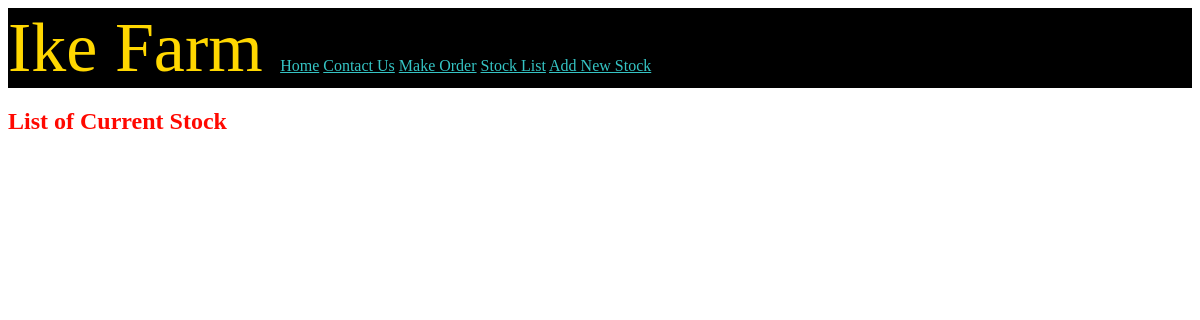
The page /stock_list/ on the database as committed earlier.
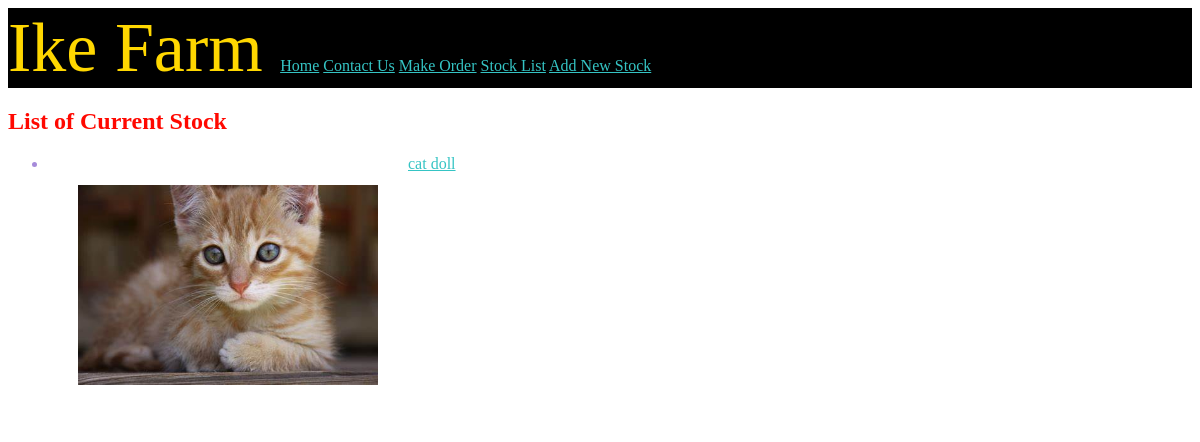
The same page on the database as committed later.
### livestock/models.py (models this page shows)
class stock(models.Model):
    label = models.fields.CharField(max_length=50)
    unit_price = models.fields.CharField(max_length=10)
    quantity = models.fields.IntegerField()
    image = models.ImageField(upload_to='media/', blank=True, null=True)
    sold_out = models.fields.BooleanField()

### livestock/views.py (the view)
# urls.py: path('stock_list/', views.stock_list, name='stock-list'),
def stock_list(request):
    stocks = stock.objects.all()
    return render(request, 'livestock/stock_list.html', {'stocks':stocks})

### livestock/templates/livestock/stock_list.html
{% extends 'livestock/hello.html' %}
{% block content %}
<h2>List of Current Stock</h2>
<ul>
    {% for stock in stocks %}
    <li class='stock_list'>{% if stock.image %}
            <img src="{{ stock.image.url}}" width=300>
        {% endif %}
        <a href="{% url 'stock-detail' stock.id %}">{{stock.label}}</a>
    </li>
    {% endfor %}
</ul>
{% endblock %}

### livestock/templates/livestock/hello.html (shortened to what this page needs)
{% load static %}
<html>
    <head>
            <nav class='nav_bar'>
            <span href="" class='head'>
                Ike Farm
            </span>
            <span class='headlink'>
            <a href="{% url 'home' %}">Home</a>
            <a href="{% url 'contact-page' %}">Contact Us</a>
            <a href="{% url 'order-form' %}">Make Order</a>
            <a href="{% url 'stock-list' %}">Stock List</a>
            <a href="{% url 'add-stock' %}">Add New Stock</a>
            </span>
        </nav>
        <link rel="stylesheet" href="{% static 'css/styles.css' %}">
    </head>
    <body>
        {% block content %}{% endblock %}
    </body>
</html>

### static/css/styles.css (style rules this page uses)
body { color: rgb(166, 139, 218); background-color: white; }
.head { padding: 0%; text-align: left; font-size: 70px; color: gold; border: 0px; }
a { color: rgb(53, 196, 196); }
h2 { color:rgb(255, 8, 0); }
.nav_bar { background-color:black; }
img { float: left; padding: 30px; }

Rows that differ between the two databases and show on the page:
added stock: image (picture), label "cat doll"
